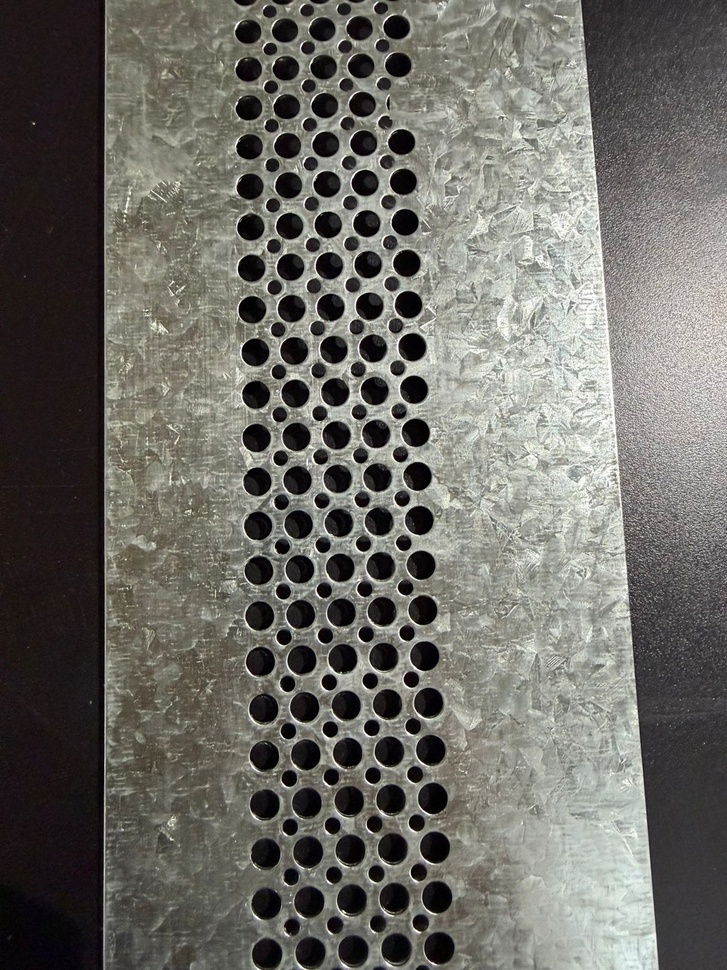
#> input picture data/input/modeloA_NOK_1missing.jpg, 727 x 970 px, shrunk from 1200 x 1600 before the run; its folder holds only this picture in this run
$ python -i preprocess.py   (imports and definitions only)
#> lines starting #> are read from the running program, lines starting #| are printed output that depends on the picture; after the words box and inside, x2 and y2 are one past the last pixel; in counts of white or black regions, pixels touching at a corner belong together
import cv2
import numpy as np

_VALID_CHANNELS = {"gray", "r", "g", "b"}


def preprocess_for_holes(
    img_bgr_or_gray: np.ndarray,
    threshold: int = 90,
    use_channel: str = "gray",
    polarity: str = "dark",
    use_clahe: bool = False,
    clahe_clip: float = 2.0,
    clahe_tile: int = 8,
    use_otsu: bool = False,
    blur_ksize: int = 5,
    open_ksize: int = 3,
    close_ksize: int = 5,
    use_adaptive: bool = False,
    adaptive_block_size: int = 61,
    adaptive_c: float = -5.0,
) -> np.ndarray:
    """
    Devuelve una máscara binaria donde los agujeros quedan en blanco (255).

    use_clahe: aplica ecualización adaptativa (CLAHE) antes de umbralizar.
               Ideal para iluminación no uniforme (backlight lateral).
    use_adaptive: umbral adaptativo local (cv2.adaptiveThreshold gaussiano) en lugar
               de Otsu/umbral fijo global. Captura agujeros tenues en zonas más oscuras
               o levemente desenfocadas donde un único umbral global los pierde.
               Tiene precedencia sobre use_otsu. adaptive_block_size debe ser impar.
    """
#> called with threshold = 90, use_channel = 'gray', polarity = 'dark', use_clahe = False, clahe_clip = 2, clahe_tile = 8, use_otsu = False, blur_ksize = 5
    if use_channel not in _VALID_CHANNELS:
        raise ValueError(f"use_channel debe ser uno de {_VALID_CHANNELS}.")
    if polarity not in {"dark", "bright"}:
        raise ValueError("polarity debe ser 'dark' o 'bright'.")
    if (
        img_bgr_or_gray is None
        or img_bgr_or_gray.ndim < 2
        or img_bgr_or_gray.shape[0] == 0
        or img_bgr_or_gray.shape[1] == 0
    ):
        raise ValueError("preprocess_for_holes: imagen vacia (0 dimensiones)")

    if img_bgr_or_gray.ndim == 2:
        channel = img_bgr_or_gray
    elif img_bgr_or_gray.ndim == 3:
        if use_channel == "r":
            channel = img_bgr_or_gray[:, :, 2]
        elif use_channel == "g":
            channel = img_bgr_or_gray[:, :, 1]
        elif use_channel == "b":
            channel = img_bgr_or_gray[:, :, 0]
        else:
            channel = cv2.cvtColor(img_bgr_or_gray, cv2.COLOR_BGR2GRAY)
    else:
        raise ValueError("preprocess_for_holes espera una imagen 2D o BGR.")

    if use_clahe:
        clahe = cv2.createCLAHE(
            clipLimit=clahe_clip,
            tileGridSize=(clahe_tile, clahe_tile),
        )
        channel = clahe.apply(channel)

    if channel.shape[0] == 0 or channel.shape[1] == 0:
        raise ValueError("preprocess_for_holes: imagen vacía (0 dimensiones)")
    ksize = max(1, blur_ksize)
    ksize = ksize if ksize % 2 == 1 else ksize + 1
    blur = cv2.GaussianBlur(channel, (ksize, ksize), 0)
    thresh_mode = cv2.THRESH_BINARY if polarity == "bright" else cv2.THRESH_BINARY_INV
    if use_adaptive:
        block = int(adaptive_block_size)
        if block % 2 == 0:
            block += 1
        block = max(3, block)
        th = cv2.adaptiveThreshold(
            blur, 255, cv2.ADAPTIVE_THRESH_GAUSSIAN_C, thresh_mode,
            block, float(adaptive_c),
        )
    elif use_otsu:
        _, th = cv2.threshold(blur, 0, 255, thresh_mode | cv2.THRESH_OTSU)
    else:
        _, th = cv2.threshold(blur, threshold, 255, thresh_mode)
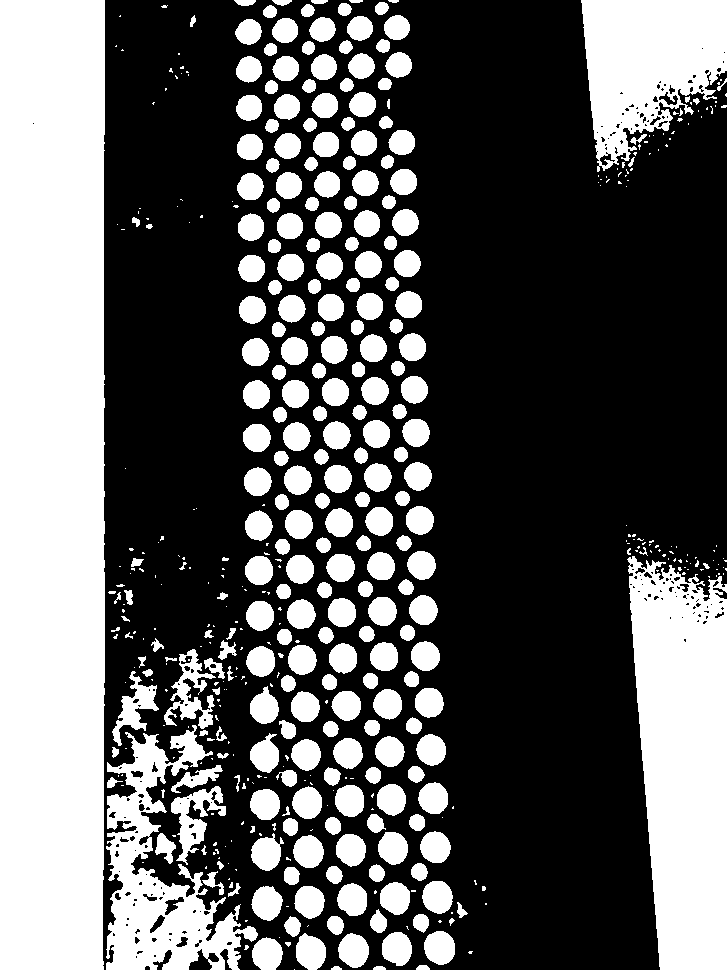
#> th: shape (970, 727); 36.8% white; 505 white regions (243 under 20 px), largest, box (x1, y1, x2, y2) and area: (0, 0, 105, 970) 101099, (627, 556, 727, 970) 32530, (581, 0, 727, 172) 16554

    if open_ksize > 0:
        kernel_open = np.ones((open_ksize, open_ksize), np.uint8)
        th = cv2.morphologyEx(th, cv2.MORPH_OPEN, kernel_open, iterations=1)
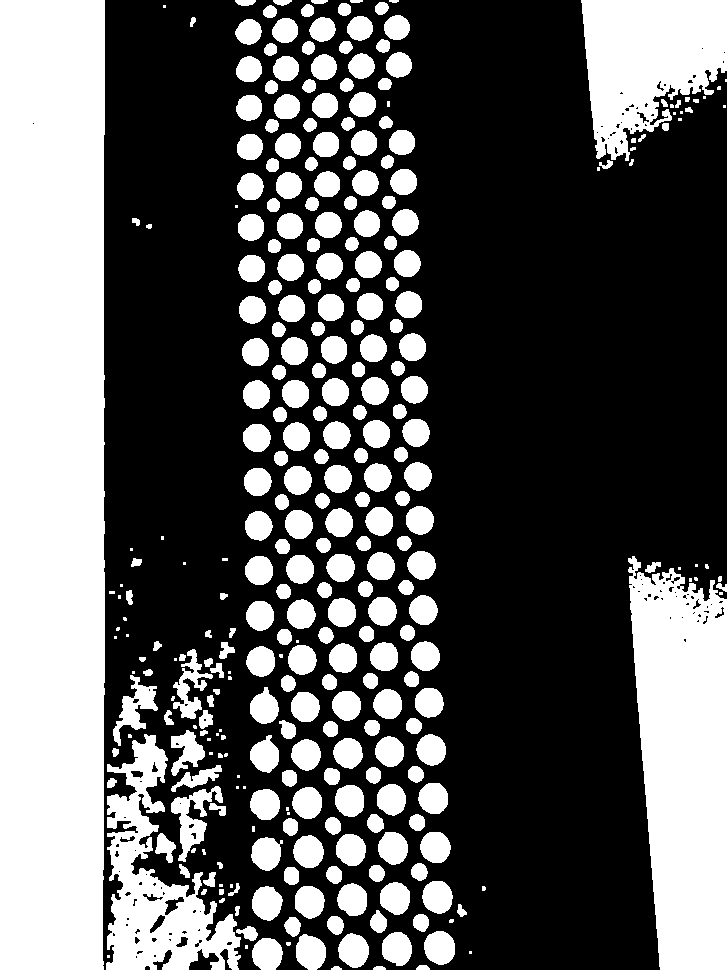
#> th: shape (970, 727); 36.4% white; 323 white regions (59 under 20 px), largest, box (x1, y1, x2, y2) and area: (0, 0, 105, 970) 101089, (628, 556, 727, 970) 32107, (581, 0, 727, 161) 15990

    if close_ksize > 0:
        kernel_close = np.ones((close_ksize, close_ksize), np.uint8)
        th = cv2.morphologyEx(th, cv2.MORPH_CLOSE, kernel_close, iterations=1)
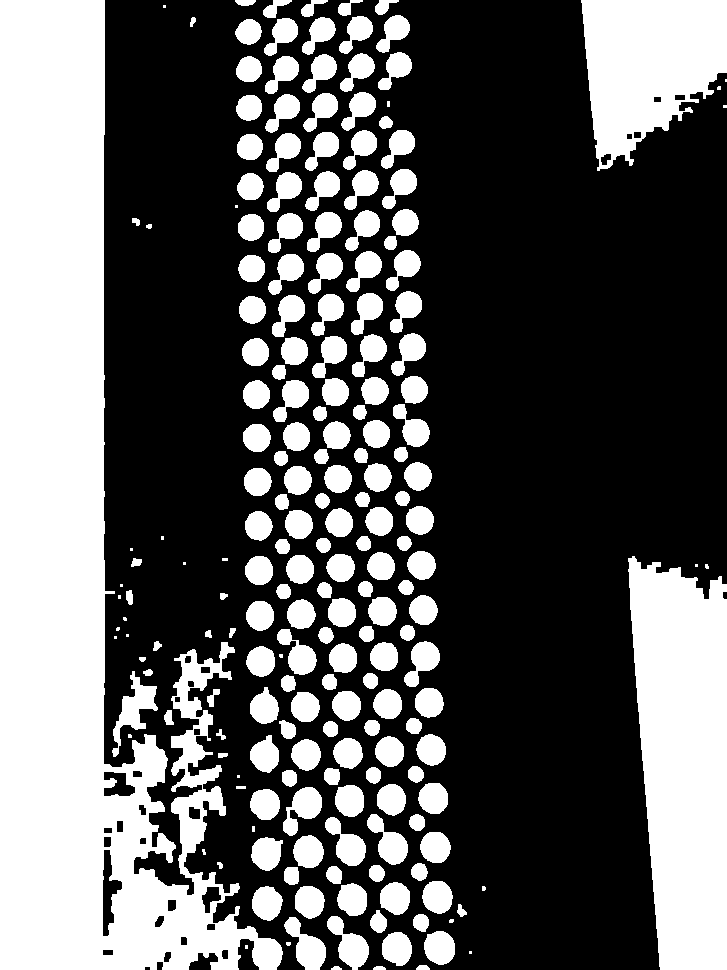
#> th: shape (970, 727); 37.1% white; 208 white regions (28 under 20 px), largest, box (x1, y1, x2, y2) and area: (0, 0, 283, 970) 123295, (628, 556, 727, 970) 32999, (581, 0, 727, 171) 17372

    return th

>>> import cv2
>>> picture = cv2.imread('../../data/input/modeloA_NOK_1missing.jpg', cv2.IMREAD_GRAYSCALE)
>>> result = preprocess_for_holes(picture)

$ run again, on data/input/modeloB_NOK_1missing.jpg
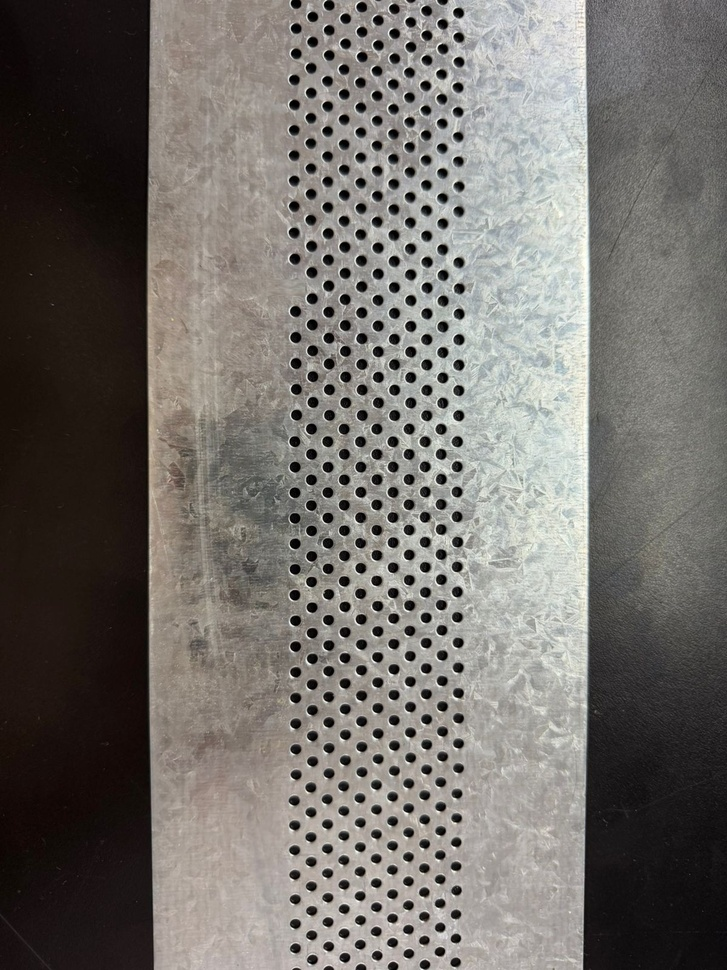
#> input picture data/input/modeloB_NOK_1missing.jpg, 727 x 970 px, shrunk from 1200 x 1600 before the run
#> in preprocess_for_holes, `_, th = cv2.threshold(blur, threshold, 255, thresh_mode)`:
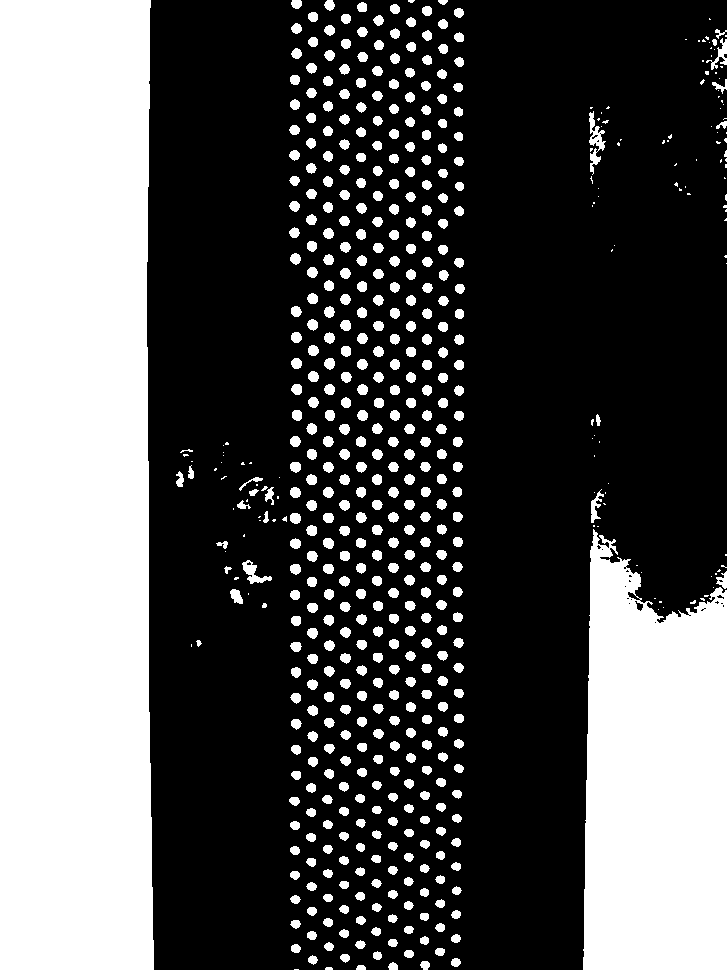
#> th: shape (970, 727); 33.4% white; 564 white regions (117 under 20 px), largest, box (x1, y1, x2, y2) and area: (0, 0, 154, 970) 145016, (583, 529, 727, 970) 53561, (589, 111, 606, 175) 424
#> in preprocess_for_holes, `th = cv2.morphologyEx(th, cv2.MORPH_CLOSE, kernel_close, iterations=1)`:
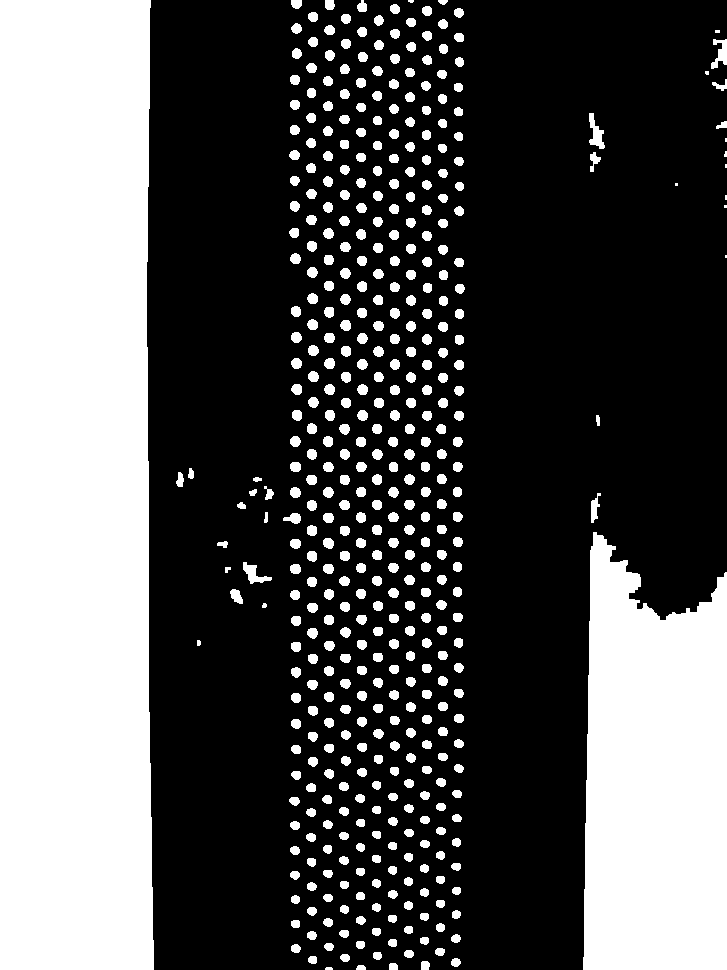
#> th: shape (970, 727); 33.2% white; 454 white regions (10 under 20 px), largest, box (x1, y1, x2, y2) and area: (0, 0, 154, 970) 145019, (583, 532, 727, 970) 53751, (589, 113, 605, 149) 293

$ run again, on data/input/modeloB_NOK_1missing_R.jpg
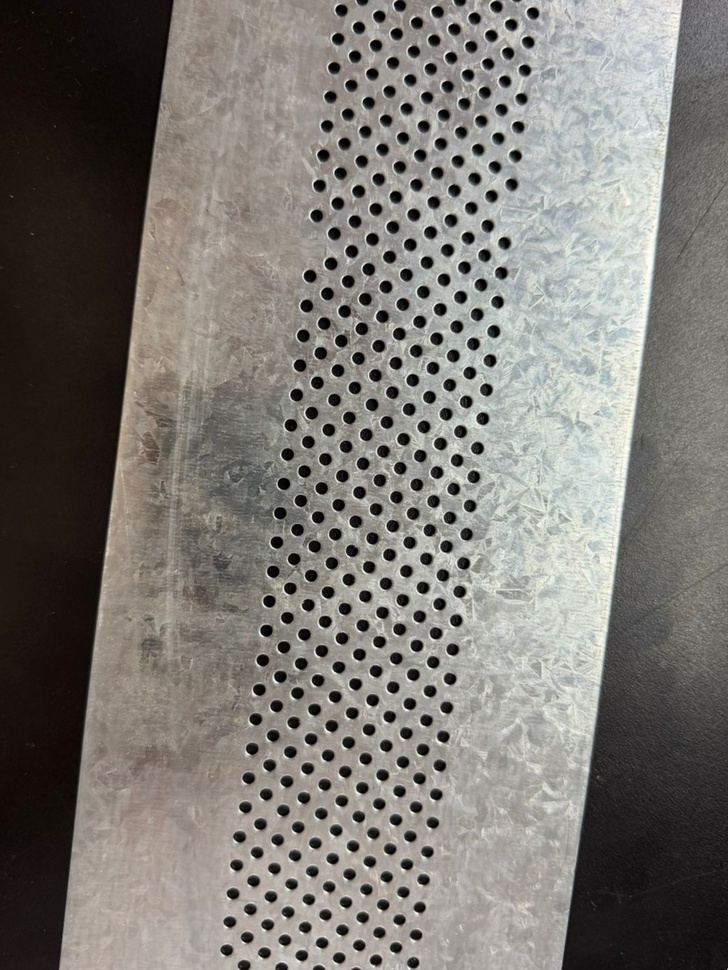
#> input picture data/input/modeloB_NOK_1missing_R.jpg, 728 x 970 px, shrunk from 1039 x 1385 before the run
#> in preprocess_for_holes, `_, th = cv2.threshold(blur, threshold, 255, thresh_mode)`:
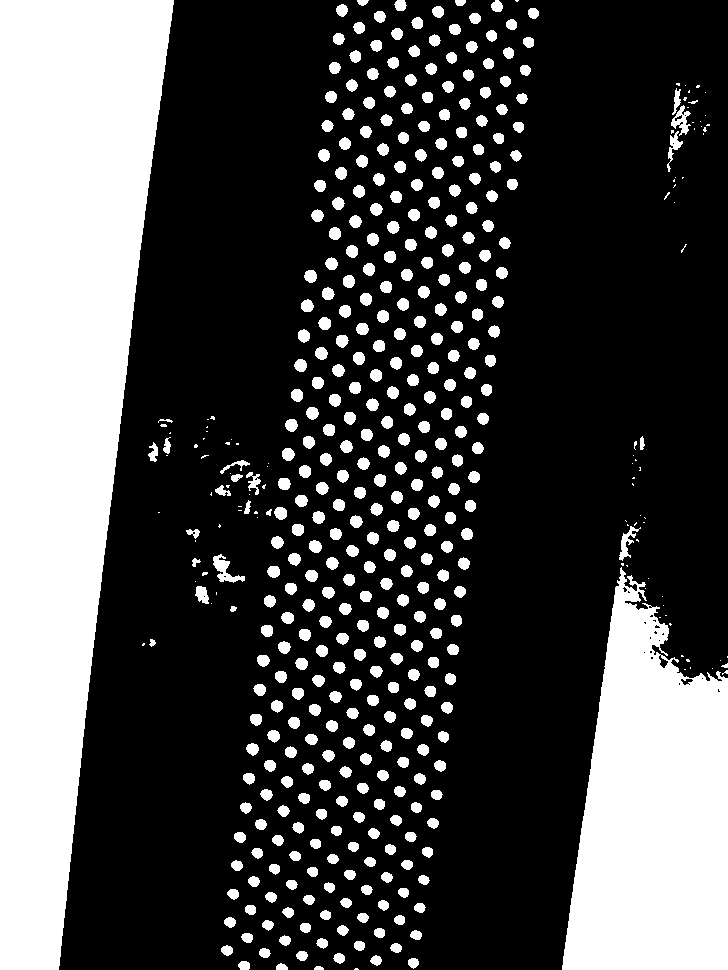
#> th: shape (970, 728); 28.5% white; 479 white regions (88 under 20 px), largest, box (x1, y1, x2, y2) and area: (0, 0, 174, 970) 110525, (562, 567, 728, 970) 47257, (213, 554, 245, 583) 367
#> in preprocess_for_holes, `th = cv2.morphologyEx(th, cv2.MORPH_CLOSE, kernel_close, iterations=1)`:
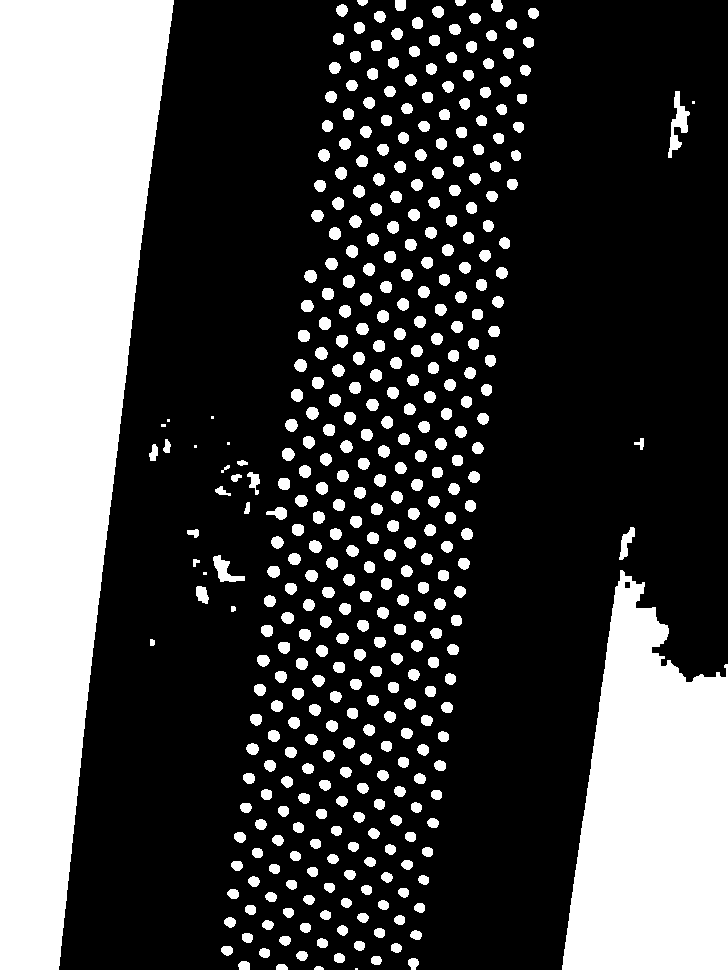
#> th: shape (970, 728); 28.4% white; 394 white regions (8 under 20 px), largest, box (x1, y1, x2, y2) and area: (0, 0, 174, 970) 110525, (562, 570, 728, 970) 47373, (668, 91, 690, 158) 592
